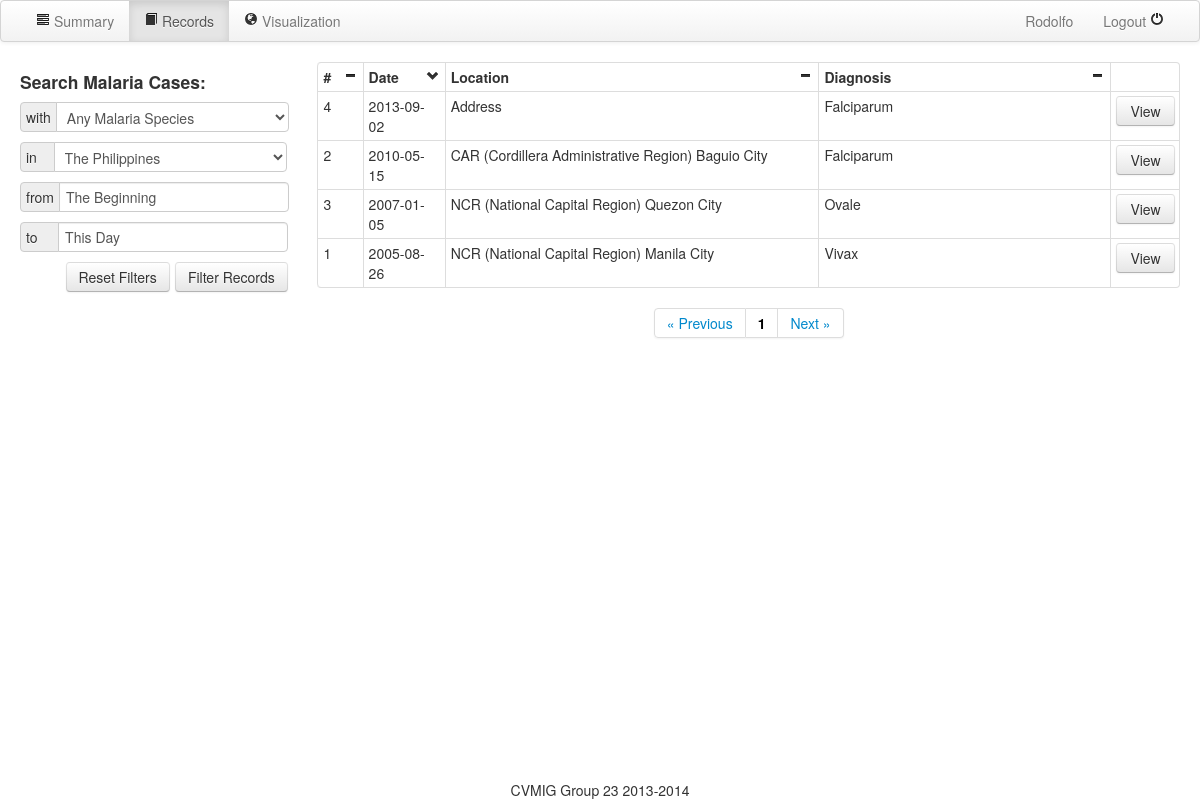
/records/ (signed in), run on the app's committed database.
### serveus/models.py (models this page shows, shortened)
class User(db.Model, UserMixin):
    id = db.Column(db.Integer, primary_key=True)
    username = db.Column(db.String(80), unique=True)
    password = db.Column(db.String(120), unique=True)
    usertype_id= db.Column(db.Integer, db.ForeignKey('usertype.id'))

class Case(db.Model):
    id = db.Column(db.Integer, primary_key=True)
    date = db.Column(db.Date())
    age = db.Column(db.Integer)
    address = db.Column(db.String(120))
    human_diagnosis = db.Column(db.String(80))
    lat = db.Column(db.Float)
    lng = db.Column(db.Float)
    maltype_id = db.Column(db.Integer, db.ForeignKey('maltype.id'))
    images = db.relationship('Image', backref='case', lazy='dynamic')

### serveus/views.py (the view)
@app.route('/records/')
@login_required
def records2():
    print request.args.get('page')
    if not request.args.get('page'):
        page = 1
    else:
        page = int(request.args.get('page'))
    print request.args.get('malaria_selection')
    print request.args.get('region_selection')
    print request.args.get('date_start')
    print request.args.get('date_end')
    print request.args.get('sort_by') # date, location, diagnosis
    print request.args.get('order') # asc, desc
    if request.args:
        print 'Arguments present'
    else:
        print 'No arguments given'
    malariaList = ['Any Malaria Species','Falciparum','Vivax','Ovale','Malariae','No Malaria']
    regionList = ['The Philippines','NCR (National Capital Region)','CAR (Cordillera Administrative Region)','Region I (Ilocos Region)','Region II (Cagayan Valley)','Region III (Central Luzon)','Region IV-A (CALABARZON)','Region IV-B (MIMAROPA)','Region V (Bicol Region)','Region VI (Western Visayas)','Region VII (Central Visayas)','Region VIII (Eastern Visayas)','Region IX (Zamboanga Peninsula)','Region X (Northern Mindanao)','Region XI (Davao Region)','Region XII (Soccsksargen)','Region XIII (Caraga)','ARMM (Autonomous Region in Muslim Mindanao)']
    if request.args:
        malariaSelected = request.args.get('malaria_selection')
        regionSelected = request.args.get('region_selection')
        malariaIndex = malariaList.index(malariaSelected)
        regionIndex = regionList.index(regionSelected)
        date_start = request.args.get('date_start')
        date_end = request.args.get('date_end')
        sort_by = request.args.get('sort_by')
        order = request.args.get('order')
        caseList=''
        if date_start != 'The Beginning' :
            a=request.args.get('date_start')
            b=a.split('/')
            dt=datetime.date(int(b[2]),int(b[0]),int(b[1]))
            a=request.args.get('date_end')
            b=a.split('/')
            dte=datetime.date(int(b[2]),int(b[0]),int(b[1]))
        else :
            dt=datetime.date(1000,1,1)
            dte=datetime.date(9000,12,31)
        sortby=''
        if sort_by== 'date':
            sortby='date'
        elif sort_by== 'location':
            sortby='address'
        elif sort_by== 'diagnosis':
            sortby='human_diagnosis'
        else:
            sortby='id'
        param= "\"case\"."+sortby+" "+order
        print param
        if regionIndex == 0 and malariaIndex == 0:
                caseList= Case.query.filter(Case.date>=dt,Case.date<=dte).order_by(param)
        elif regionIndex == 0:
                caseList = Case.query.filter(Case.human_diagnosis == malariaSelected,Case.date>=dt,Case.date<=dte).order_by(param)
        elif malariaIndex == 0:
                caseList = Case.query.filter(Case.address.contains(regionSelected),Case.date>=dt,Case.date<=dte).order_by(param)
        else:
            caseList = Case.query.filter(Case.address.contains(regionSelected),Case.human_diagnosis == malariaSelected,Case.date>=dt,Case.date<=dte).order_by(param)
    else:
        malariaIndex = 0
        regionIndex = 0
        date_start = "The Beginning"
        date_end = "This Day"
        sort_by = "date"
        order = "desc"
        caseList = Case.query.order_by(Case.date.desc())
    caseList = [i for i in caseList]
    pagination = Pagination(page, Pagination.PER_PAGE, len(caseList))
    caseList = caseList[(page-1)*Pagination.PER_PAGE : ((page-1)*Pagination.PER_PAGE) + Pagination.PER_PAGE]
    return render_template("records.html", caseList = caseList, pagination = pagination, malariaList = malariaList, regionList = regionList, malariaIndex = malariaIndex, regionIndex = regionIndex, date_start = date_start, date_end = date_end, sort_by = sort_by, order = order, user = current_user)

### serveus/misc.py (called while the page is built)
    @property
    def pages(self):
        return int(ceil(self.total_count / float(self.per_page)))

    @property
    def has_prev(self):
        return self.page > 1

    @property
    def has_next(self):
        return self.page < self.pages

    def iter_pages(self, left_edge=2, left_current=2,
                   right_current=5, right_edge=2):
        last = 0
        for num in xrange(1, self.pages + 1):
            if num <= left_edge or \
               (num > self.page - left_current - 1 and \
                num < self.page + right_current) or \
               num > self.pages - right_edge:
                if last + 1 != num:
                    yield None
                yield num
                last = num

### serveus/views.py (called while the page is built)
@login_manager.user_loader
def load_user(userid):
    return User.query.get(userid)

### serveus/templates/records.html (shortened to what this page needs)
<!DOCTYPE html>
<html>
	<head>
		<link href="/static/css/bootstrap.min.css" rel="stylesheet" media="screen">
		<link href="/static/css/bootstrap-responsive.css" rel="stylesheet">
        <link href="/static/css/eyecon-datepicker.css" rel="stylesheet">
	</head>
	<body>
    <div id="super">
		<div class="navbar" style="width: 100%;">
			<div class="navbar-inner">
				<div>
                    <div>
					<ul class="nav pull-left">
						<li><a href="/dashboard"><i class="icon-tasks"></i> Summary</a></li>
						<li class="active"><a href="/records/"><i class="icon-book"></i> Records</a></li>
						<li><a href="/map"><i class="icon-globe"></i> Visualization</a></li>
					</ul>
					<ul class="nav pull-right">
						<li><a href="#">{{user.usertype.name}} {{ user.username }}</a></li>
						<li><a href="/logout/">Logout <i class="icon-off"></i></a></li>
					</ul>
					</div>
				</div>
			</div>
		</div>
		<div class="container-fluid">
				<div class="row-fluid">
				<form action="/records/" method="get" name="filter" class="span3 container" style="background-color: white; ">
					<h4>Search Malaria Cases:</h4>
					<div class="input-prepend" style="width: 100%">
<span class="add-on">with</span>
					<select style="width: calc(100% - 35px)" name="malaria_selection">
                    {% for i in malariaList %}
                        <option {% if loop.index0 == malariaIndex %}selected{% endif %}>{{ i }}</option>
                    {% endfor %}
					</select>
					</div>
					<div class="input-prepend" style="width: 100%">
<span class="add-on">in&nbsp;&nbsp;&nbsp;</span>
					<select style="width: calc(100% - 34px)" name="region_selection">
					{% for i in regionList %}
                        <option {% if loop.index0 == regionIndex %}selected{% endif %}>{{ i }}</option>
                    {% endfor %}
					</select>
					</div>
                    <br>
                    <div class="input-prepend" style="width: 100%">
<span class="add-on">from</span>
                    <input type="text" style="width: calc(100% - 52px)" value="{{date_start}}" id="dpd1" name="date_start">
                    </div>
                    <br>
                    <div class="input-prepend" style="width: 100%">
                    <span class="add-on">to&nbsp;&nbsp;&nbsp;&nbsp;</span>
                    <input type="text" style="width: calc(100% - 52px)" value="{{date_end}}" id="dpd2" name="date_end">
                    </div>
                    <br>
                    <div style="text-align: right">
                    <a class="btn" href="/records/" >Reset Filters</a>
                    <input class="btn btn-medium" type="submit" id="submit_button" value="Filter Records" style="height: 30px; margin-left: 0.5%">
                    </div>
				</form>
				<div class="span9" style="background-color: white;">
				    <table class="table table-bordered table-condensed">
					<tr>
                    <th class="span1" onclick="sort('case');"># <div class="pull-right"><i class="icon-minus" id="case_chevron"></i></div>
                    <th class="span1" onclick="sort('date');" style="min-width: 80px">Date <div class="pull-right"><i class="icon-minus" id="date_chevron"></i></div>
                    <th class="span5" onclick="sort('location');">Location <div class="pull-right"><i class="icon-minus" id="location_chevron"></i></div>
                    <th class="span4" onclick="sort('diagnosis');">Diagnosis <div class="pull-right"><i class="icon-minus" id="diagnosis_chevron"></i></div>
                    <th class="span1">
                    {% for i in caseList %}
					<tr><td>{{i.id}}<td>{{i.date}}<td>{{i.address}}<td>{{i.human_diagnosis}}<td><a href="/case/{{ i.id }}/" class="btn" style="width: calc(100% - 25px)">View</a>
                    {% endfor %}
					</table>
                    {% if pagination.pages %}
                    <div class="pagination" style="text-align: center">
                    <ul>
                    <li><a href="#" {% if pagination.has_prev %}onclick="set_page('{{pagination.page - 1}}')"{% endif %}>&laquo; Previous</a></li>
                    {% for page in pagination.iter_pages() %}{% if page %}<li><a href="#" {% if page != pagination.page %}onclick="set_page('{{page}}')"{% else %}style="color: black; font-weight: bold"{% endif %}>{{ page }}</a></li>{% endif %}{% endfor %}
                    <li><a href="#"{% if pagination.has_next %}onclick="set_page('{{pagination.page + 1}}')"{% endif %}>Next &raquo;</a></li>
                    </ul>
                    </div>
                    {% endif %}
				</div>
			</div>
		</div>
        <div id="footer">CVMIG Group 23 2013-2014</div>
        </div>
	</body>
</html>

### serveus/templates/records.html (style rules this page uses)
html, body { margin:0; padding:0; height:100%; }
#super { min-height:100%; position:relative; }
#footer { position:absolute; bottom:0; width:100%; height: 20px; text-align: center; }

### data on the page
User: username "Rodolfo"
Case: id "4", date "2013-09-02", address "Address", human_diagnosis "Falciparum"
Case: id "2", date "2010-05-15", address "CAR (Cordillera Administrative Region) Baguio City", human_diagnosis "Falciparum"
Case: id "3", date "2007-01-05", address "NCR (National Capital Region) Quezon City", human_diagnosis "Ovale"
Case: id "1", date "2005-08-26", address "NCR (National Capital Region) Manila City", human_diagnosis "Vivax"

### other printed values
{{ page }} "1"
form field malaria_selection "Any Malaria Species"
form field region_selection "The Philippines"
